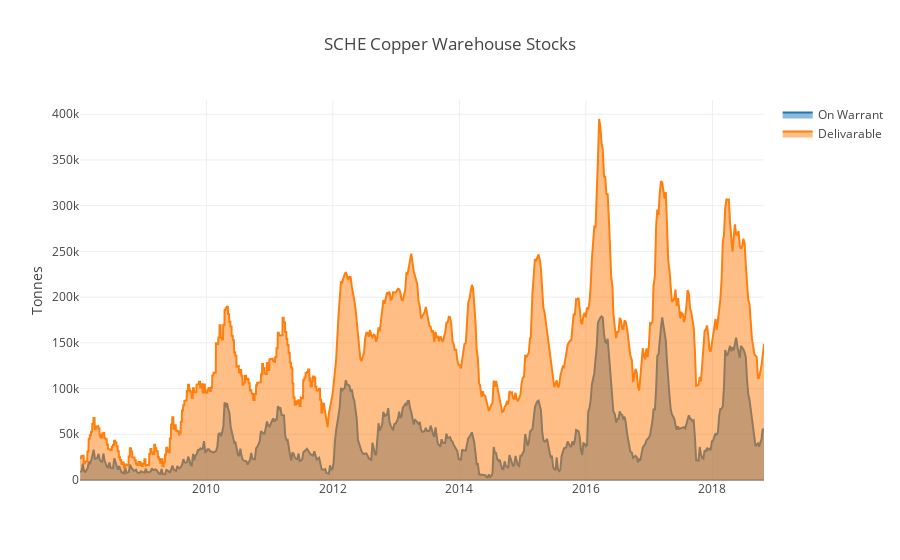

Source (notebook cell):
### Code cell
df1 = pd.read_csv('data/SCF-TOTAL-W.csv', index_col=0, parse_dates=True, dayfirst=True).sort_index()
df2 = pd.read_csv('data/CU-STX-SGH.csv', index_col=0, parse_dates=True, dayfirst=True).sort_index()

data = [go.Scatter(x=df1.index, y=df1.OnWarrant, mode = 'lines', name='On Warrant', fill='tozeroy'),
        go.Scatter(x=df2.index, y=df2.Deliverable, mode = 'lines', fill='tozeroy', name='Delivarable'),
       ]
layout = go.Layout(
    title='SCHE Copper Warehouse Stocks',
    yaxis=dict(
        title='Tonnes'
    ),
)
fig = go.Figure(data=data, layout=layout)
iplot(fig)

ax1 = df1.plot(grid=True, figsize=(15,10), marker='.', legend=True, title='Deliverables vs On Warrant')
_ = df2.plot(grid=True, figsize=(15,10), marker='.', legend=True, ax=ax1)

### Figure 1 — Plotly figure (JSON) as saved in the notebook; plotly's stock layout.template omitted (floating-point values rounded to 4 significant figures; data arrays with more than 128 entries replaced by an {"elided": "..."} marker saying what was removed)
{"data": [{"fill": "tozeroy", "mode": "lines", "name": "On Warrant", "type": "scatter", "uid": "769a4106-e659-11e8-a984-784f43970ddb", "x": {"elided": "548 str values"}, "y": {"elided": "548 int values"}}, {"fill": "tozeroy", "mode": "lines", "name": "Delivarable", "type": "scatter", "uid": "769a435e-e659-11e8-9df7-784f43970ddb", "x": {"elided": "1326 str values"}, "y": {"elided": "1326 int values"}}], "layout": {"autosize": true, "title": "SCHE Copper Warehouse Stocks", "xaxis": {"autorange": true, "range": ["2008-01-02", "2018-10-26"], "type": "date"}, "yaxis": {"autorange": true, "range": [0, 415600.0], "title": "Tonnes", "type": "linear"}}}
